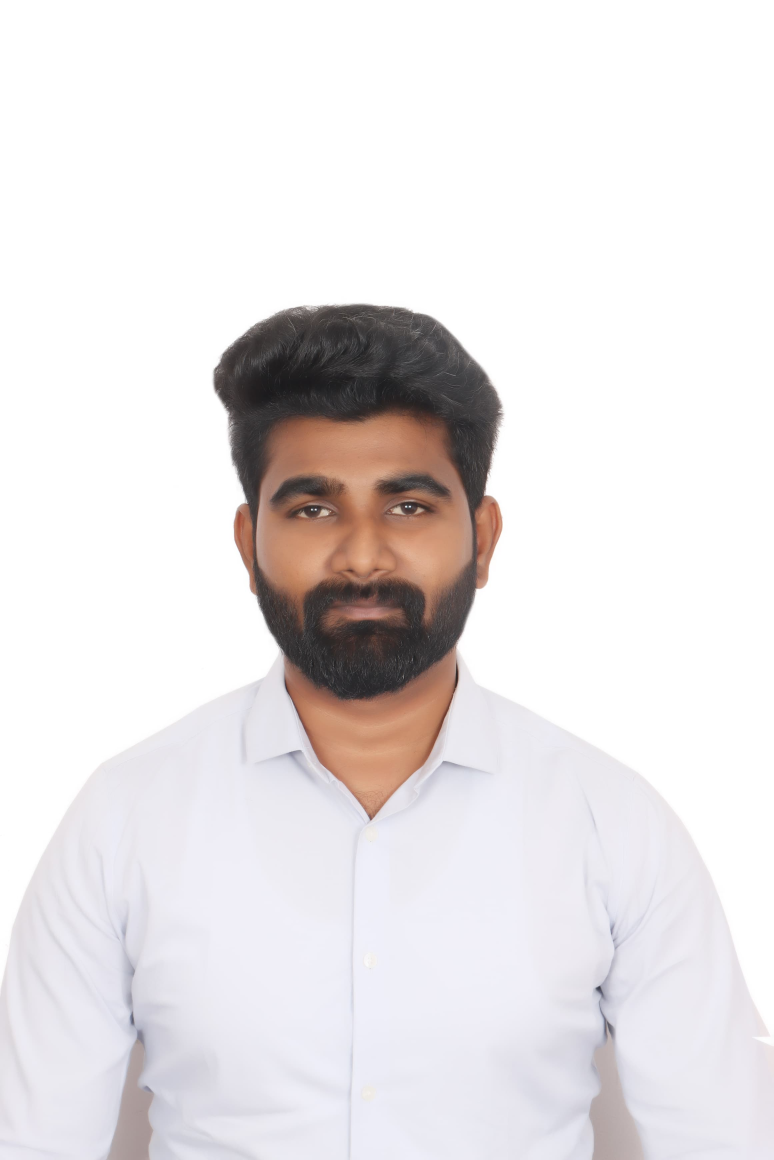
#> input picture opencv/demoimages/Prem_picture.jpg, 2320 x 3480 px, found by its file name (shown at 1/3 size)
$ python gaussianfiltering.py
#> lines starting #> are read from the running program, lines starting #| are printed output that depends on the picture
import cv2
import os
import numpy as np
import matplotlib.pyplot as plt

def callback(input):
    pass

def gaussianKernel(size, sigma):
    kernel = cv2.getGaussianKernel(size, sigma)
    kernel = np.outer(kernel, kernel)
    return kernel

def gaussianFiltering():
    root = os.getcwd()
    filename = 'demoimages//Prem_picture.JPG'
    imgPath = os.path.join(root, filename)
    img = cv2.imread(imgPath)
#> img is the input picture: shape (3480, 2320, 3); mean B, G, R 228.9, 227.9, 231.6

    # Resize image
    height, width, _ = img.shape
#> height = 3480; width = 2320
    scale = 1 / 4
    width = int(width * scale)
#> width = 580
    height = int(height * scale)
#> height = 870
    img = cv2.resize(img, (width, height))
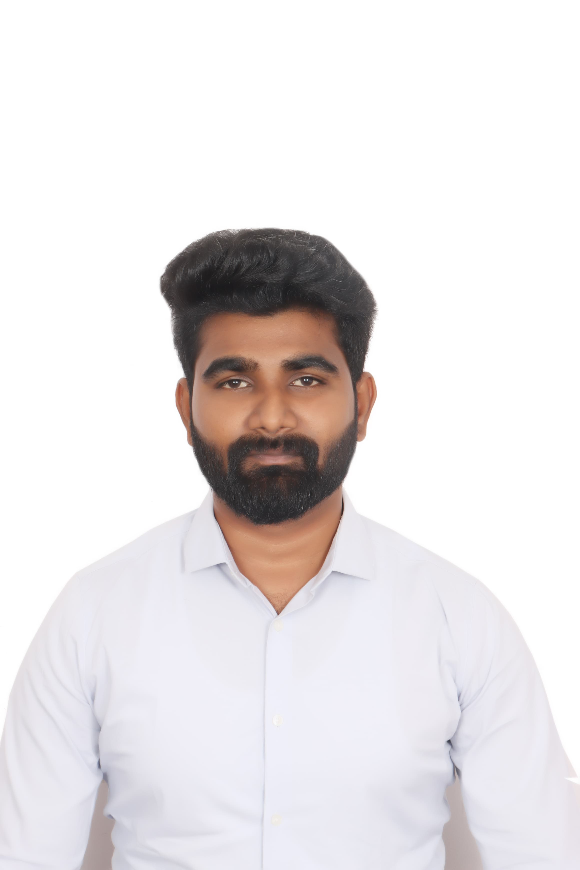
#> img: shape (870, 580, 3); mean B, G, R 228.9, 227.9, 231.7

    # Show the kernel in matplotlib before cv2 GUI
    n = 51
    kernel = gaussianKernel(n, 8)
    fig = plt.figure()
    plt.subplot(121)
    plt.imshow(kernel, cmap='gray')
    ax = fig.add_subplot(122, projection='3d')
    x = np.arange(0, n, 1)
    y = np.arange(0, n, 1)
    X, Y = np.meshgrid(x, y)
    ax.plot_surface(X, Y, kernel, cmap='viridis')
    plt.show()  # This blocks, so we do it BEFORE GUI stuff
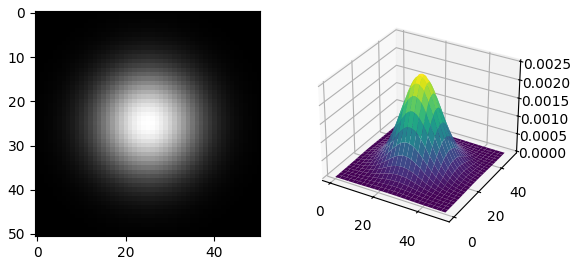
#> figure drawn by matplotlib, 2 panels

    # Now OpenCV window and trackbar
    winName = 'Gaussian Filter'
    cv2.namedWindow(winName)
    cv2.createTrackbar('sigma', winName, 1, 20, callback)

    while True:
        sigma = cv2.getTrackbarPos('sigma', winName)
        if sigma < 1:
            sigma = 1
        imgFilter = cv2.GaussianBlur(img, (n, n), sigma)
        cv2.imshow(winName, imgFilter)

        if cv2.waitKey(1) & 0xFF == ord('q'):
#> (key q is pressed here)
            break

    cv2.destroyAllWindows()

if __name__ == "__main__":
    gaussianFiltering()

$ run again, with opencv/demoimages/10104782.jpg copied over opencv/demoimages/Prem_picture.jpg
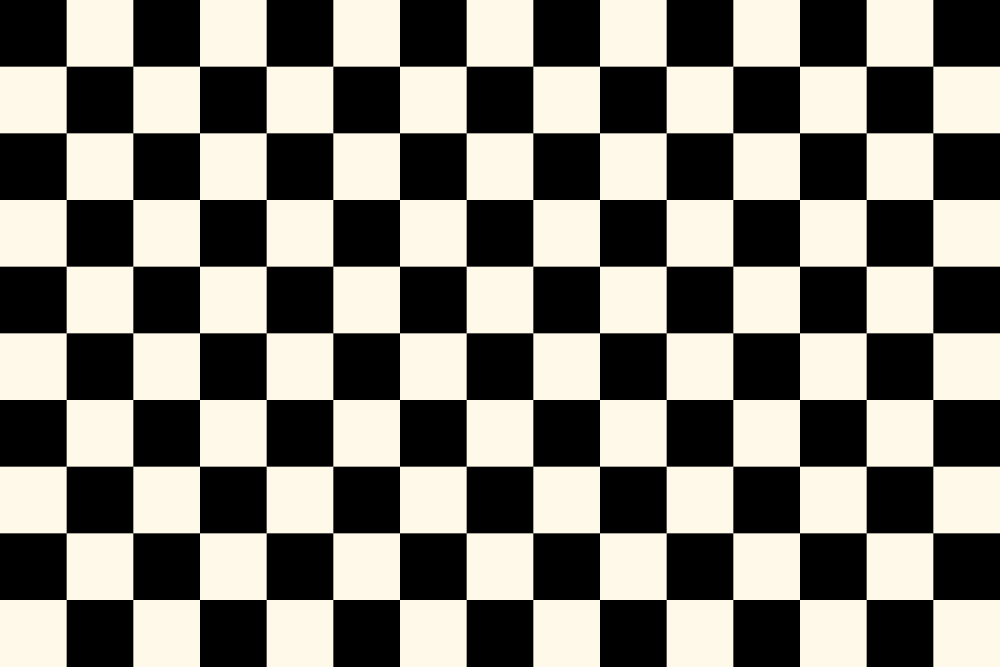
#> input picture opencv/demoimages/10104782.jpg, 3000 x 2000 px, found by its file name (shown at 1/3 size)
#> in gaussianFiltering, img is the input picture: shape (2000, 3000, 3); mean B, G, R 116.5, 124.5, 127.5
#> in gaussianFiltering, `img = cv2.resize(img, (width, height))`:
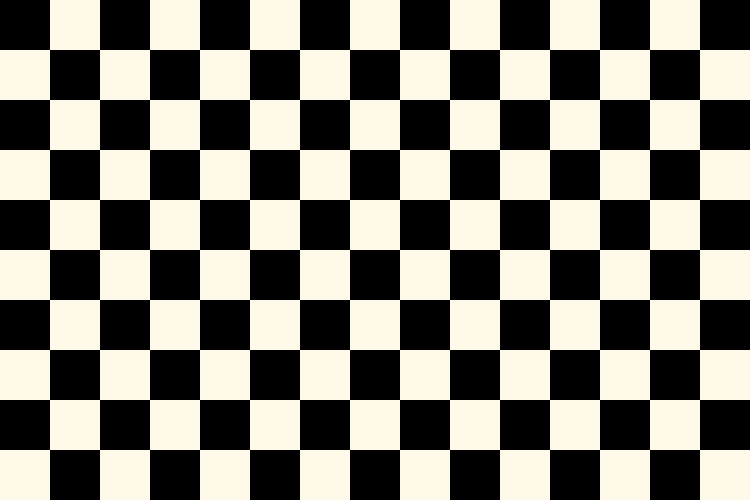
#> img: shape (500, 750, 3); mean B, G, R 116.5, 124.5, 127.5
#> in gaussianFiltering, `imgFilter = cv2.GaussianBlur(img, (n, n), sigma)`:
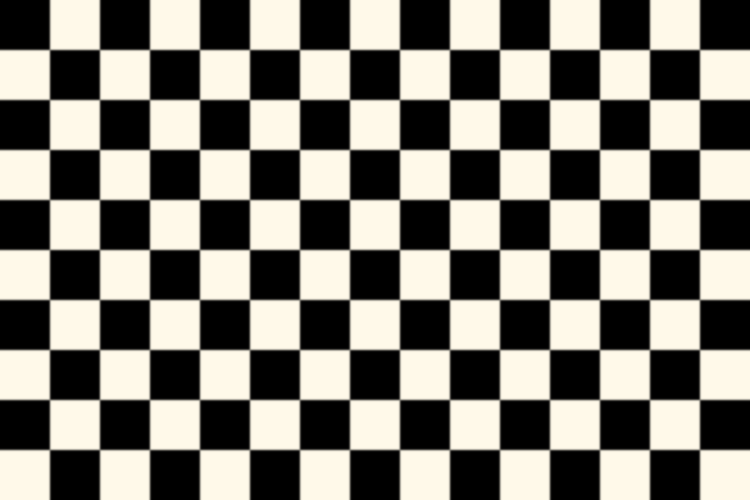
#> imgFilter: shape (500, 750, 3); mean B, G, R 116.5, 124.5, 127.5
